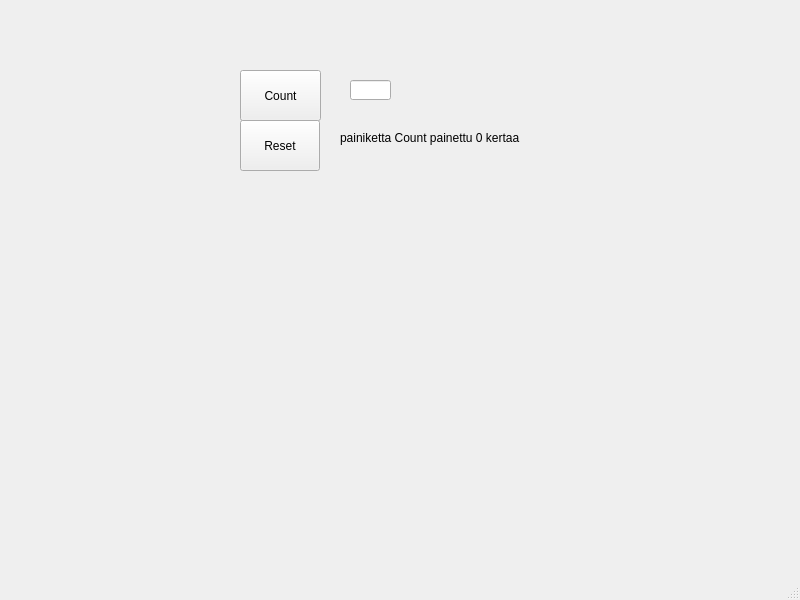
<?xml version="1.0" encoding="UTF-8"?>
<ui version="4.0">
 <class>MainWindow</class>
 <widget class="QMainWindow" name="MainWindow">
  <property name="geometry">
   <rect>
    <x>0</x>
    <y>0</y>
    <width>800</width>
    <height>600</height>
   </rect>
  </property>
  <property name="windowTitle">
   <string>MainWindow</string>
  </property>
  <widget class="QWidget" name="centralwidget">
   <widget class="QPushButton" name="ekanappi">
    <property name="geometry">
     <rect>
      <x>240</x>
      <y>70</y>
      <width>81</width>
      <height>51</height>
     </rect>
    </property>
    <property name="text">
     <string>Count</string>
    </property>
   </widget>
   <widget class="QPushButton" name="tokanappi">
    <property name="geometry">
     <rect>
      <x>240</x>
      <y>120</y>
      <width>80</width>
      <height>51</height>
     </rect>
    </property>
    <property name="text">
     <string>Reset</string>
    </property>
   </widget>
   <widget class="QLineEdit" name="txtResult">
    <property name="geometry">
     <rect>
      <x>350</x>
      <y>80</y>
      <width>41</width>
      <height>20</height>
     </rect>
    </property>
   </widget>
   <widget class="QLabel" name="labelInfo">
    <property name="geometry">
     <rect>
      <x>340</x>
      <y>130</y>
      <width>291</width>
      <height>16</height>
     </rect>
    </property>
    <property name="text">
     <string>painiketta Count painettu 0 kertaa</string>
    </property>
   </widget>
  </widget>
  <widget class="QMenuBar" name="menubar">
   <property name="geometry">
    <rect>
     <x>0</x>
     <y>0</y>
     <width>800</width>
     <height>17</height>
    </rect>
   </property>
  </widget>
  <widget class="QStatusBar" name="statusbar"/>
 </widget>
 <resources/>
 <connections/>
</ui>
